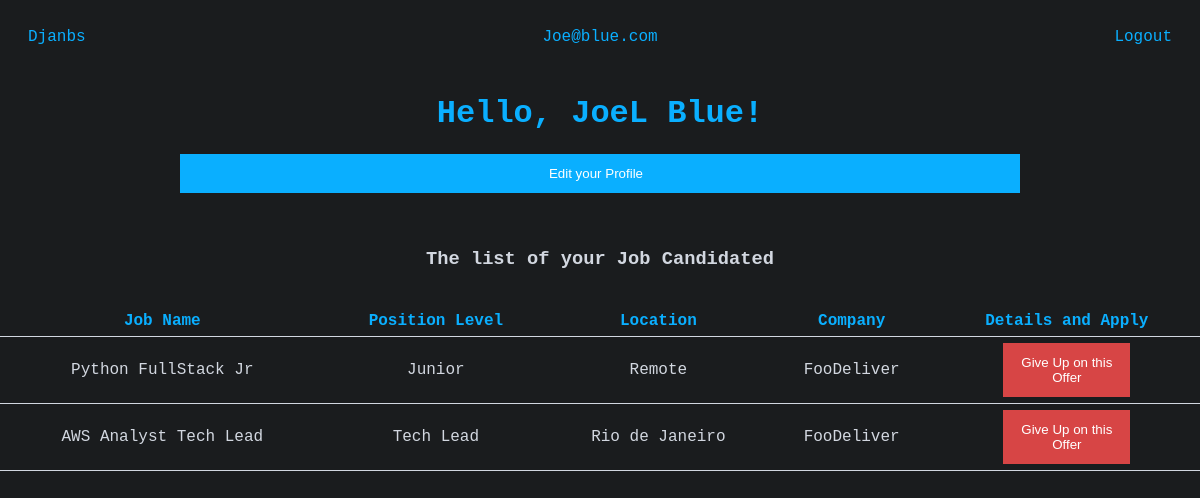
The page /profile/ (signed in) on the database as committed earlier.
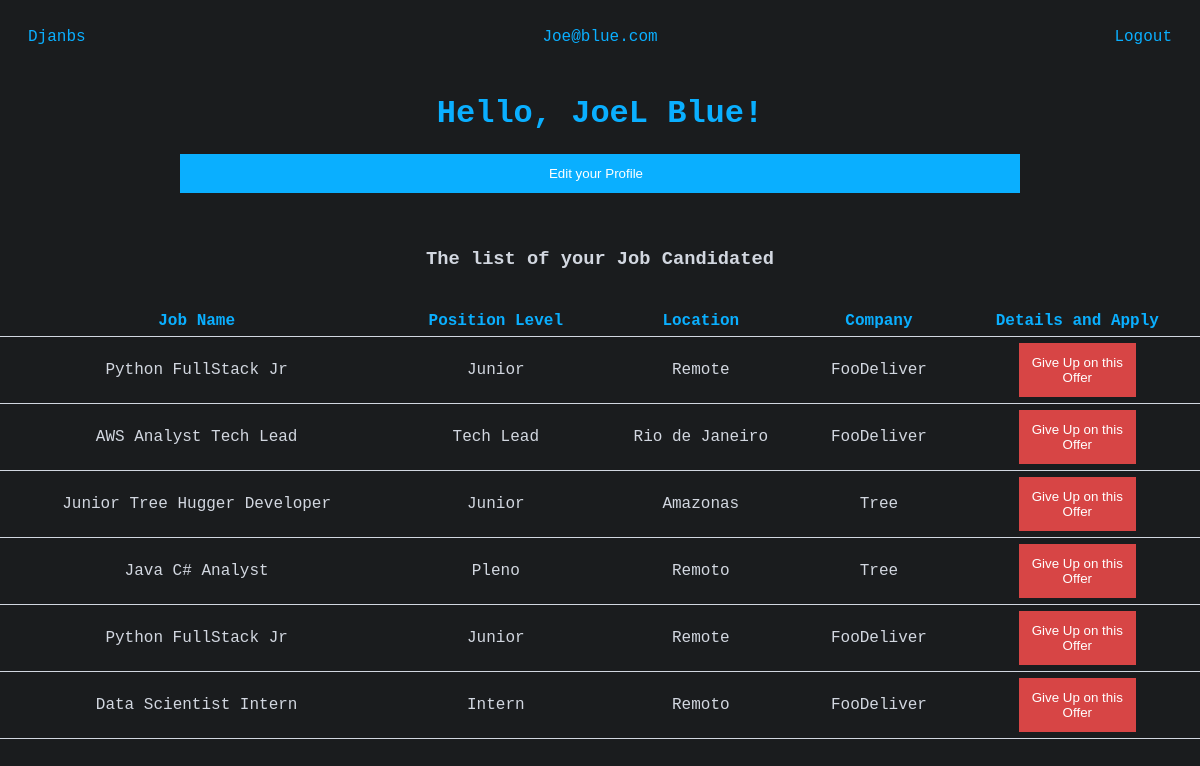
The same page on the database as committed later.
### jobs/models.py (models this page shows, shortened)
class User(AbstractUser):
    username = models.CharField(max_length=50, blank=True, null=True, unique=True)
    email = models.EmailField(_('email address'), unique=True)
    USERNAME_FIELD = 'email'
    REQUIRED_FIELDS = ['username', 'password']
    is_company = models.BooleanField(default=False)
    is_candidate = models.BooleanField(default=False)
    def __str__(self):
        return self.email

class Candidate(models.Model):
    user = models.OneToOneField(User, null=True, on_delete=models.CASCADE)
    first_name = models.CharField(max_length=20, null=True)
    last_name = models.CharField(max_length=120, null=True)
    payment_range = models.IntegerField(choices=PaymentRange.choices, null=True)
    education = models.IntegerField(choices=EducationRequirement.choices, null=True)
    position_level = models.IntegerField(choices=PositionLevel.choices, null=True)
    def __str__(self):
        return f'{self.first_name} {self.last_name}'

class JobCandidated(models.Model):
    job_offer = models.ForeignKey(JobOffer, on_delete=models.CASCADE)
    candidate = models.ForeignKey(Candidate, on_delete=models.SET_NULL, null=True)
    date_candidated = models.DateTimeField(auto_now_add=True, null=True)

class JobOffer(models.Model):
    name = models.CharField(max_length=125)
    location = models.CharField(max_length=50)
    description = models.TextField(null=True)
    company = models.ForeignKey(Company, on_delete=models.CASCADE, null=True)
    payment_range = models.IntegerField(choices=PaymentRange.choices)
    education_req = models.IntegerField(choices=EducationRequirement.choices)
    position_level = models.IntegerField(choices=PositionLevel.choices)
    date_created = models.DateTimeField(auto_now_add=True, null=True)

class Company(models.Model):
    user = models.OneToOneField(User, null=True, on_delete=models.CASCADE)
    name = models.CharField(max_length=50, null=True)
    email = models.EmailField(null=True)
    site = models.URLField(null=True)
    def __str__(self):
        return self.name

### jobs/views/views.py (the view)
# urls.py: path('profile/',
def profile(request):
    if request.user.is_candidate:
        return candidate_profile(request)
    else:
        return company_profile(request)

### jobs/views/views.py (called while the page is built)
@allowed_groups(allowed_roles=['candidate'])
def candidate_profile(request):
    candidated = JobCandidated.objects.filter(candidate=request.user.candidate) # type: ignore
    context = { 'candidated': candidated, }
    return render(request, 'jobs/candidate-profile.html', context)

### jobs/templates/jobs/candidate-profile.html (shortened to what this page needs)
{% extends "jobs/base.html" %}
{% block content %}
<center><h1 class="blue">Hello, {{ request.user.candidate }}!</h1></center>
<a href="{% url 'profile-edit' %}"><button class="button">Edit your Profile</button></a>
<br>
<br>
<center><h3>The list of your Job Candidated</h3></center>
<br>
<table>
<tr class="blue">
    <th>Job Name</th>
    <th>Position Level</th>
    <th>Location</th>
    <th>Company</th>
    <th>Details and Apply</th>
</tr>
{% for job_offer in candidated %}
    <tr class="row-hover">
        <td>{{ job_offer.job_offer.name }}</td>
        {% if job_offer.job_offer.position_level == 1 %}
            <td>Intern</td>
        {% elif job_offer.job_offer.position_level == 2 %}
            <td>Junior</td>
        {% elif job_offer.job_offer.position_level == 3 %}
            <td>Pleno</td>
        {% elif job_offer.job_offer.position_level == 4 %}
            <td>Senior</td>
        {% elif job_offer.job_offer.position_level == 5 %}
            <td>Tech Lead</td>
        {% endif %}
        <td>{{ job_offer.job_offer.location }}</td>
        <td>{{ job_offer.job_offer.company }}</td>
        <td><a href="{% url 'delete-job-application' job_offer.id %}"><button class="delete-button" style="padding:12px" >Give Up on this Offer</button></a></td>
    </tr>
{% endfor %}
</table>
{% endblock content %}

### jobs/templates/jobs/base.html (shortened to what this page needs)
<!DOCTYPE html>
{% load static %}
<html>
	<head>
        <link rel="stylesheet" type="text/css" href="{% static 'jobs/style.css' %}"/>
	</head>
	<body>
        <div class="topbar">
            <a href="{% url 'home' %}">Djanbs</a>
            {% if user.is_authenticated %}
            <a class="ralign" href="{% url 'profile' %}">{{ user|capfirst }}</a>
            <a class="ralign logoutred" href="{% url 'logout' %}">Logout</a>
            {% endif %}
        </div>
        {% block content %}
        {% endblock content %}
	</body>
</html>

### jobs/static/jobs/style.css (style rules this page uses)
:root { --light: #d2d7e0; --dark: #1A1C1E; --darker: #141517; --blue: #0aafff; --red: #D74545; --darkred: #9C1A1A; }
body { background-color: var(--dark); color: var(--light); max-width: 1200px; margin: auto; font-family: monospace; font-size: 16px; }
table { width: 100%; border-collapse: collapse; margin: auto; }
th, td { border-bottom: 0.05em solid var(--light); padding: 6px; text-align: center; }
a { text-decoration: none; }
.topbar, .topbar a { padding: 14px; color: var(--blue); clear: both; display: flex; justify-content: right; }
.ralign { margin-right: 0px; margin-left: auto; }
input, button, select, textarea, .cancel-button { width: 50%; padding: 12px 20px; box-sizing: border-box; display: flex; justify-content: center; margin-left: auto; margin-right: auto; }
.logoutred { color: var(--red); }
.button { width: 70%; padding-left: 12px; color: white; background-color: var(--blue); border: none; }
.delete-button, .cancel-button { background-color: var(--red); color: white; border: none; }
.blue { color: var(--blue); }

Rows that differ between the two databases and show on the page:
added JobCandidated: job_offer.name "Junior Tree Hugger Developer", job_offer.location "Amazonas", job_offer.company "Tree"
added JobCandidated: job_offer.name "Java C# Analyst", shows "Pleno", job_offer.location "Remoto", job_offer.company "Tree"
added JobCandidated: job_offer.name "Python FullStack Jr", shows "Junior", job_offer.location "Remote", job_offer.company "FooDeliver"
added JobCandidated: job_offer.name "Data Scientist Intern", job_offer.location "Remoto", job_offer.company "FooDeliver"
